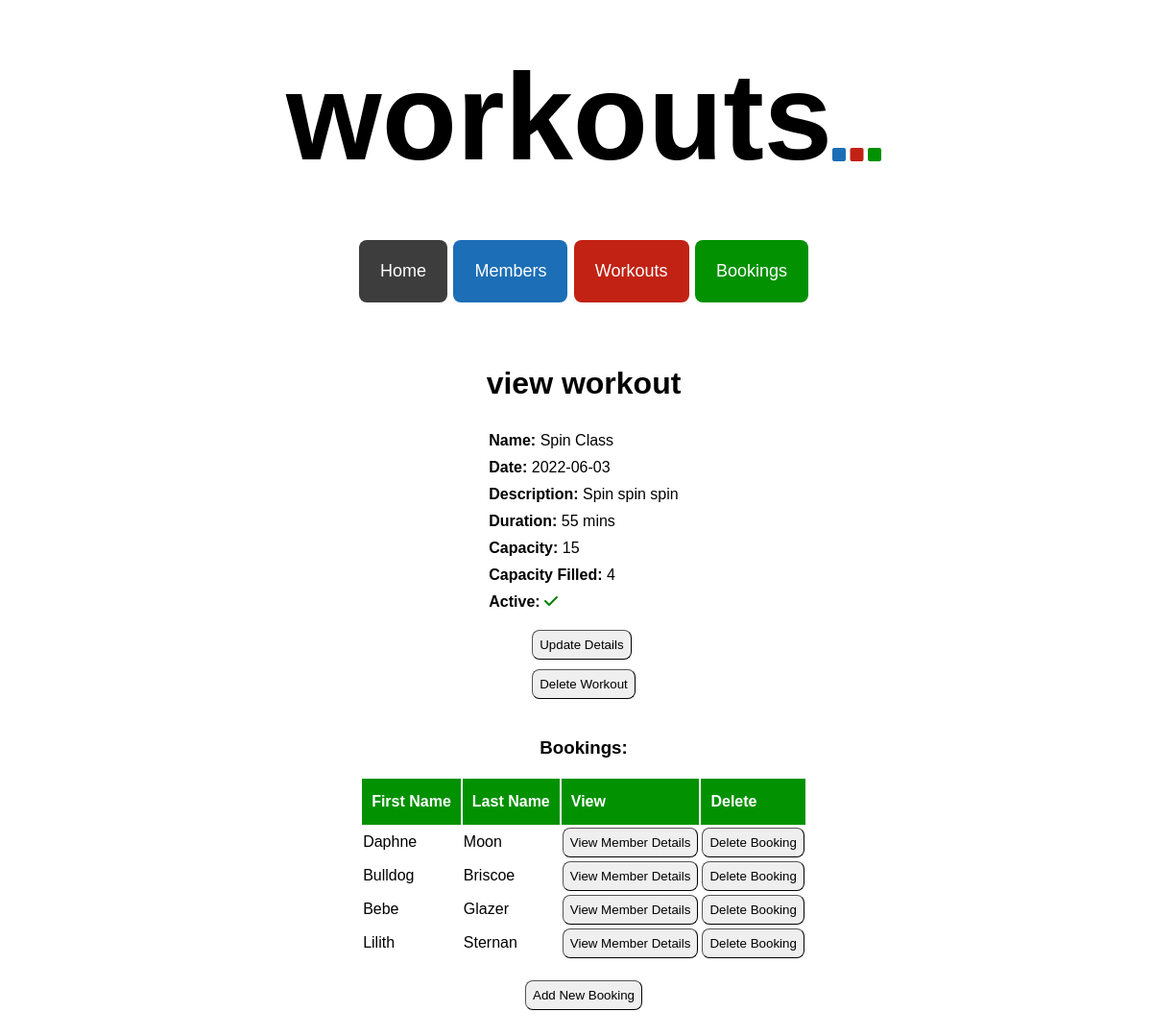
/workouts/6, run on an earlier commit of the app's database.
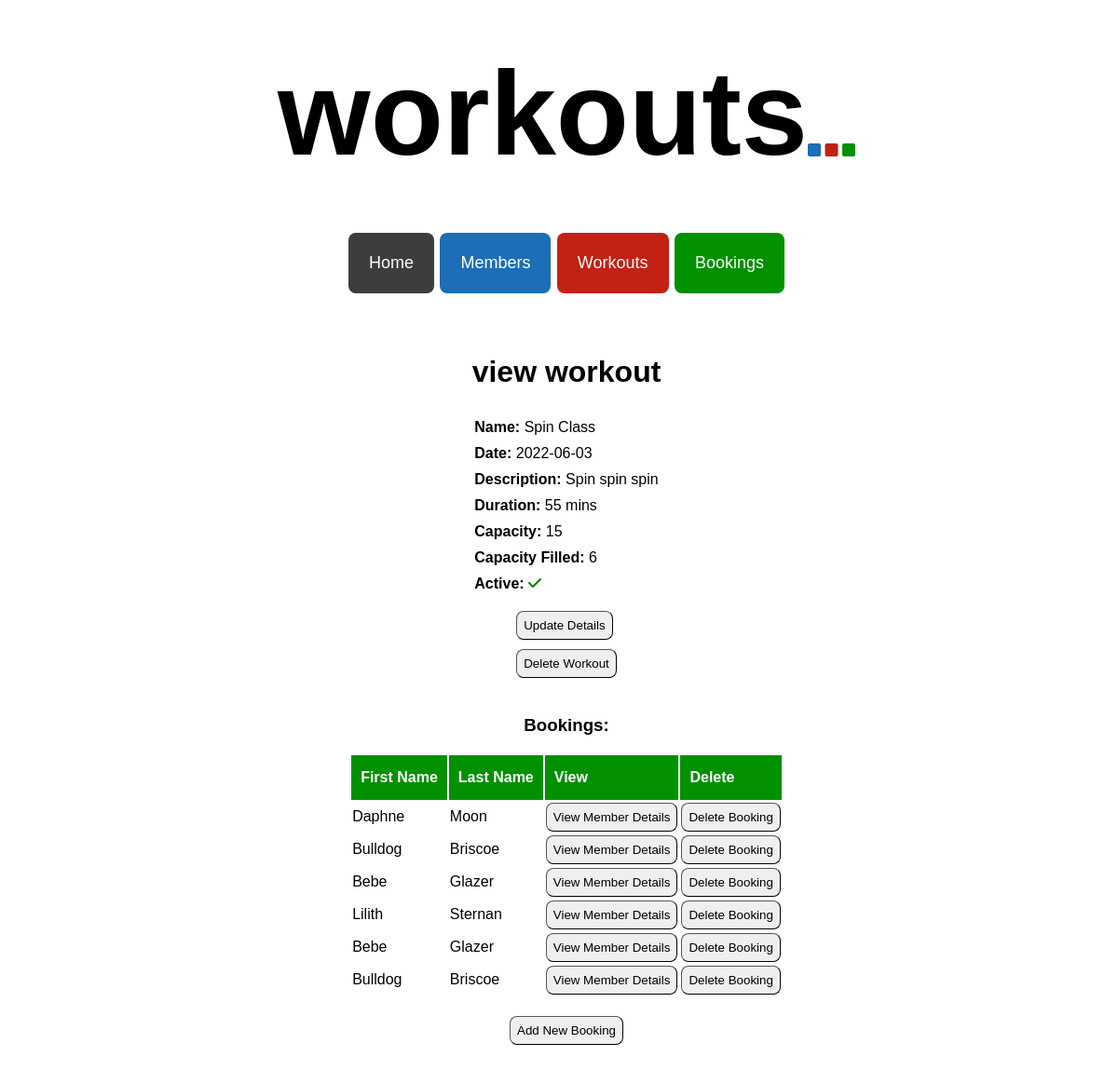
And on a later commit of the database.
### tables this page shows
CREATE TABLE workouts (
    id INTEGER PRIMARY KEY AUTOINCREMENT,
    name VARCHAR,
    date DATE,
    description TEXT,
    duration INTEGER,
    capacity INTEGER,
    capacity_filled INTEGER,
    active BOOLEAN
);

CREATE TABLE members (
    id INTEGER PRIMARY KEY AUTOINCREMENT,
    first_name VARCHAR,
    last_name VARCHAR,
    dob DATE,
    active BOOLEAN
);

### controllers/workout_controller.py (the view)
@workouts_blueprint.route("/workouts/<id>")
def workout_show(id):
    route_name = "workouts"
    workout = workout_repository.select(id)
    bookings = workout_repository.get_bookings(workout)
    return render_template("workouts/show.html", route_name=route_name, workout=workout, bookings=bookings)

### db/run_sql.py (called while the page is built)
def get_db():
    path = os.path.dirname(os.path.abspath(__file__))
    db = os.path.join(path, "gym_db.db")
    conn = sqlite3.connect(db)
    conn.execute("PRAGMA foreign_keys = 1")
    conn.row_factory = sqlite3.Row
    return conn

def run_sql(sql, values = []):
    db = get_db()
    cursor = db.cursor()
    cursor.execute(sql, values)
    results = cursor.fetchall()
    db.commit()
    db.close()
    return results

### repositories/member_repository.py (called while the page is built)
def select(id):
    member = None
    sql = "SELECT * FROM members WHERE id = ?"
    values = [id]
    result = run_sql(sql, values)[0]
    if result is not None:
        active = True if result['active'] == 1 else False
        member = Member(result['first_name'], result['last_name'], result['dob'], active, result['id'])
    return member

### repositories/workout_repository.py (called while the page is built)
def select(id):
    workout = None
    sql = "SELECT * FROM workouts where id = ?"
    values = [id]
    result = run_sql(sql, values)[0]
    if result is not None:
        active = True if result['active'] == 1 else False
        workout = Workout(result['name'], result['date'], result['description'], result['duration'], result['capacity'], result['capacity_filled'], active, result['id'])
    return workout

### templates/workouts/show.html
{% extends 'base.html' %}
{% block content %}
<div class="show_page_container">
<h1>view workout</h1>
<div class="show_page_top_details">
    <div><b>Name: </b> {{workout.name}}</div>
    <div><b>Date: </b> {{workout.date}}</div>
    <div><b>Description: </b> {{workout.description}}</div>
    <div><b>Duration: </b> {{workout.duration}} mins</div>
    <div><b>Capacity: </b> {{workout.capacity}}</div>
    <div><b>Capacity Filled: </b> {{workout.capacity_filled}}</div>
    {% if workout.active == True %}
    <div><b>Active: </b><i class="fa-solid fa-check" style="color: green"></i></div>
    {% elif workout.active == False %}
    <div><b>Active: </b><i class="fa-solid fa-xmark" style="color: red"></i></div>
    {% endif %}
</div>
<div id="show_page_top_buttons">
<button class="show_page_button" id="update_button"><a class="show_page_link" href="/workouts/{{workout.id}}/update">Update Details</a></button>
<form action="/workouts/{{workout.id}}/delete" method="POST"><button class="show_page_button" id="delete_button">Delete Workout</button></form>
</div>
<h3 class="bookings_header">Bookings:</h3>
<table class="show_page_table">
    <tr class="show_page_table_headers" id="show_page_table_headers_workouts">
        <th>First Name</th>
        <th>Last Name</th>
        <th>View</th>
        <th>Delete</th>
    </tr>
    {% for booking in bookings %}
    <tr>
        <td>{{booking.member.first_name}}</td>
        <td>{{booking.member.last_name}}</td>
        <td>
            <button class="show_page_button" id="show_page_view_button">
                <a class="show_page_link" href="/members/{{booking.member.id}}">View Member Details</a>
            </button>
        </td>
        <td>
            <form action="/bookings/workout/{{booking.id}}/delete" method="POST">
                <button class="show_page_button" id="show_page_delete_button">Delete Booking</button>
            </form>
        </td>
    </tr>
    {% endfor %}
</table>
<button class="show_page_button" id="show_page_bottom_button">
    <a class="show_page_link" href="/bookings/create/workout/{{workout.id}}">Add New Booking</a>
</button>
{% endblock %}

What changed in the data, as far as the page shows it:
changed workouts "Spin Class": capacity_filled "4" → "6"
Also different on the page:
new list line: "Bebe Glazer"
new list line: "View Member Details Delete Booking"
new list line: "Bulldog Briscoe"
